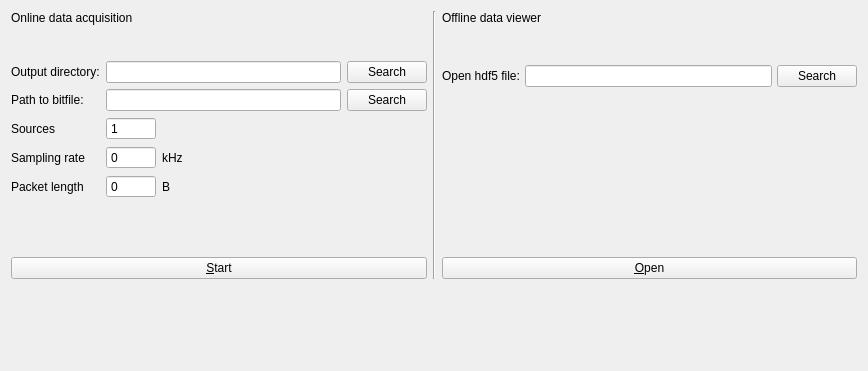
<?xml version="1.0" encoding="UTF-8"?>
<ui version="4.0">
 <class>main_menu</class>
 <widget class="QWidget" name="main_menu">
  <property name="geometry">
   <rect>
    <x>0</x>
    <y>0</y>
    <width>868</width>
    <height>371</height>
   </rect>
  </property>
  <property name="windowTitle">
   <string>Form</string>
  </property>
  <layout class="QGridLayout" name="gridLayout">
   <item row="0" column="2">
    <layout class="QGridLayout" name="gridLayout_2">
     <property name="horizontalSpacing">
      <number>5</number>
     </property>
     <property name="verticalSpacing">
      <number>10</number>
     </property>
     <item row="5" column="1">
      <spacer name="verticalSpacer_7">
       <property name="orientation">
        <enum>Qt::Vertical</enum>
       </property>
       <property name="sizeType">
        <enum>QSizePolicy::Expanding</enum>
       </property>
       <property name="sizeHint" stdset="0">
        <size>
         <width>20</width>
         <height>40</height>
        </size>
       </property>
      </spacer>
     </item>
     <item row="0" column="0" colspan="3">
      <widget class="QLabel" name="label_10">
       <property name="text">
        <string>Offline data viewer</string>
       </property>
      </widget>
     </item>
     <item row="3" column="0">
      <widget class="QLabel" name="label_8">
       <property name="sizePolicy">
        <sizepolicy hsizetype="Fixed" vsizetype="Preferred">
         <horstretch>0</horstretch>
         <verstretch>0</verstretch>
        </sizepolicy>
       </property>
       <property name="text">
        <string>Open hdf5 file:</string>
       </property>
      </widget>
     </item>
     <item row="3" column="1">
      <widget class="QLineEdit" name="lineEdit_hdf5_file_path">
       <property name="sizePolicy">
        <sizepolicy hsizetype="Expanding" vsizetype="Fixed">
         <horstretch>0</horstretch>
         <verstretch>0</verstretch>
        </sizepolicy>
       </property>
      </widget>
     </item>
     <item row="6" column="0" colspan="3">
      <widget class="QPushButton" name="pushButton_open_hdf5">
       <property name="text">
        <string>&amp;Open</string>
       </property>
      </widget>
     </item>
     <item row="4" column="1">
      <spacer name="verticalSpacer_6">
       <property name="orientation">
        <enum>Qt::Vertical</enum>
       </property>
       <property name="sizeType">
        <enum>QSizePolicy::Fixed</enum>
       </property>
       <property name="sizeHint" stdset="0">
        <size>
         <width>20</width>
         <height>120</height>
        </size>
       </property>
      </spacer>
     </item>
     <item row="3" column="2">
      <widget class="QPushButton" name="pushButton_search_hdf5">
       <property name="sizePolicy">
        <sizepolicy hsizetype="Fixed" vsizetype="Fixed">
         <horstretch>0</horstretch>
         <verstretch>0</verstretch>
        </sizepolicy>
       </property>
       <property name="maximumSize">
        <size>
         <width>80</width>
         <height>16777215</height>
        </size>
       </property>
       <property name="text">
        <string>Search</string>
       </property>
      </widget>
     </item>
     <item row="1" column="0">
      <spacer name="verticalSpacer_4">
       <property name="orientation">
        <enum>Qt::Vertical</enum>
       </property>
       <property name="sizeType">
        <enum>QSizePolicy::Fixed</enum>
       </property>
       <property name="sizeHint" stdset="0">
        <size>
         <width>20</width>
         <height>30</height>
        </size>
       </property>
      </spacer>
     </item>
    </layout>
   </item>
   <item row="0" column="0">
    <layout class="QGridLayout" name="gridLayout_3">
     <property name="sizeConstraint">
      <enum>QLayout::SetNoConstraint</enum>
     </property>
     <item row="5" column="2">
      <widget class="QLabel" name="label_7">
       <property name="text">
        <string>kHz</string>
       </property>
      </widget>
     </item>
     <item row="5" column="0">
      <widget class="QLabel" name="label_6">
       <property name="sizePolicy">
        <sizepolicy hsizetype="Fixed" vsizetype="Preferred">
         <horstretch>0</horstretch>
         <verstretch>0</verstretch>
        </sizepolicy>
       </property>
       <property name="text">
        <string>Sampling rate</string>
       </property>
      </widget>
     </item>
     <item row="7" column="1">
      <widget class="QSpinBox" name="spinBox_packet_length">
       <property name="maximumSize">
        <size>
         <width>50</width>
         <height>16777215</height>
        </size>
       </property>
       <property name="buttonSymbols">
        <enum>QAbstractSpinBox::NoButtons</enum>
       </property>
       <property name="maximum">
        <number>9999999</number>
       </property>
      </widget>
     </item>
     <item row="3" column="0">
      <widget class="QLabel" name="label">
       <property name="sizePolicy">
        <sizepolicy hsizetype="Fixed" vsizetype="Preferred">
         <horstretch>0</horstretch>
         <verstretch>0</verstretch>
        </sizepolicy>
       </property>
       <property name="text">
        <string>Path to bitfile:</string>
       </property>
      </widget>
     </item>
     <item row="7" column="2">
      <widget class="QLabel" name="label_5">
       <property name="text">
        <string>B</string>
       </property>
      </widget>
     </item>
     <item row="2" column="0">
      <widget class="QLabel" name="label_2">
       <property name="sizePolicy">
        <sizepolicy hsizetype="Fixed" vsizetype="Preferred">
         <horstretch>0</horstretch>
         <verstretch>0</verstretch>
        </sizepolicy>
       </property>
       <property name="text">
        <string>Output directory:</string>
       </property>
      </widget>
     </item>
     <item row="4" column="0">
      <widget class="QLabel" name="label_3">
       <property name="sizePolicy">
        <sizepolicy hsizetype="Fixed" vsizetype="Preferred">
         <horstretch>0</horstretch>
         <verstretch>0</verstretch>
        </sizepolicy>
       </property>
       <property name="text">
        <string>Sources</string>
       </property>
      </widget>
     </item>
     <item row="8" column="1">
      <spacer name="verticalSpacer">
       <property name="orientation">
        <enum>Qt::Vertical</enum>
       </property>
       <property name="sizeType">
        <enum>QSizePolicy::Expanding</enum>
       </property>
       <property name="sizeHint" stdset="0">
        <size>
         <width>20</width>
         <height>40</height>
        </size>
       </property>
      </spacer>
     </item>
     <item row="5" column="1">
      <widget class="QSpinBox" name="spinBox_sampling_rate">
       <property name="maximumSize">
        <size>
         <width>50</width>
         <height>16777215</height>
        </size>
       </property>
       <property name="buttonSymbols">
        <enum>QAbstractSpinBox::NoButtons</enum>
       </property>
       <property name="maximum">
        <number>999999999</number>
       </property>
      </widget>
     </item>
     <item row="4" column="1">
      <widget class="QSpinBox" name="spinBox_number_of_sources">
       <property name="maximumSize">
        <size>
         <width>50</width>
         <height>16777215</height>
        </size>
       </property>
       <property name="buttonSymbols">
        <enum>QAbstractSpinBox::NoButtons</enum>
       </property>
       <property name="maximum">
        <number>999999</number>
       </property>
       <property name="value">
        <number>1</number>
       </property>
      </widget>
     </item>
     <item row="1" column="1">
      <spacer name="verticalSpacer_5">
       <property name="orientation">
        <enum>Qt::Vertical</enum>
       </property>
       <property name="sizeType">
        <enum>QSizePolicy::Fixed</enum>
       </property>
       <property name="sizeHint" stdset="0">
        <size>
         <width>20</width>
         <height>30</height>
        </size>
       </property>
      </spacer>
     </item>
     <item row="9" column="0" colspan="4">
      <widget class="QPushButton" name="pushButton_start">
       <property name="text">
        <string>&amp;Start</string>
       </property>
      </widget>
     </item>
     <item row="3" column="3">
      <widget class="QPushButton" name="pushButton_search_bitfile">
       <property name="text">
        <string>Search</string>
       </property>
      </widget>
     </item>
     <item row="7" column="0">
      <widget class="QLabel" name="label_4">
       <property name="sizePolicy">
        <sizepolicy hsizetype="Fixed" vsizetype="Preferred">
         <horstretch>0</horstretch>
         <verstretch>0</verstretch>
        </sizepolicy>
       </property>
       <property name="text">
        <string>Packet length</string>
       </property>
      </widget>
     </item>
     <item row="3" column="1" colspan="2">
      <widget class="QLineEdit" name="lineEdit_bitffile">
       <property name="sizePolicy">
        <sizepolicy hsizetype="Expanding" vsizetype="Fixed">
         <horstretch>0</horstretch>
         <verstretch>0</verstretch>
        </sizepolicy>
       </property>
      </widget>
     </item>
     <item row="2" column="3">
      <widget class="QPushButton" name="pushButton_search_output_dir">
       <property name="text">
        <string>Search</string>
       </property>
      </widget>
     </item>
     <item row="2" column="1" colspan="2">
      <widget class="QLineEdit" name="lineEdit_output_dir">
       <property name="sizePolicy">
        <sizepolicy hsizetype="MinimumExpanding" vsizetype="Fixed">
         <horstretch>0</horstretch>
         <verstretch>0</verstretch>
        </sizepolicy>
       </property>
       <property name="minimumSize">
        <size>
         <width>200</width>
         <height>0</height>
        </size>
       </property>
      </widget>
     </item>
     <item row="0" column="0" colspan="2">
      <widget class="QLabel" name="label_9">
       <property name="text">
        <string>Online data acquisition</string>
       </property>
      </widget>
     </item>
     <item row="1" column="2">
      <spacer name="horizontalSpacer">
       <property name="orientation">
        <enum>Qt::Horizontal</enum>
       </property>
       <property name="sizeHint" stdset="0">
        <size>
         <width>40</width>
         <height>20</height>
        </size>
       </property>
      </spacer>
     </item>
    </layout>
   </item>
   <item row="0" column="1">
    <widget class="Line" name="line">
     <property name="orientation">
      <enum>Qt::Vertical</enum>
     </property>
    </widget>
   </item>
   <item row="2" column="0">
    <spacer name="verticalSpacer_3">
     <property name="orientation">
      <enum>Qt::Vertical</enum>
     </property>
     <property name="sizeHint" stdset="0">
      <size>
       <width>20</width>
       <height>10</height>
      </size>
     </property>
    </spacer>
   </item>
  </layout>
 </widget>
 <resources/>
 <connections/>
</ui>
